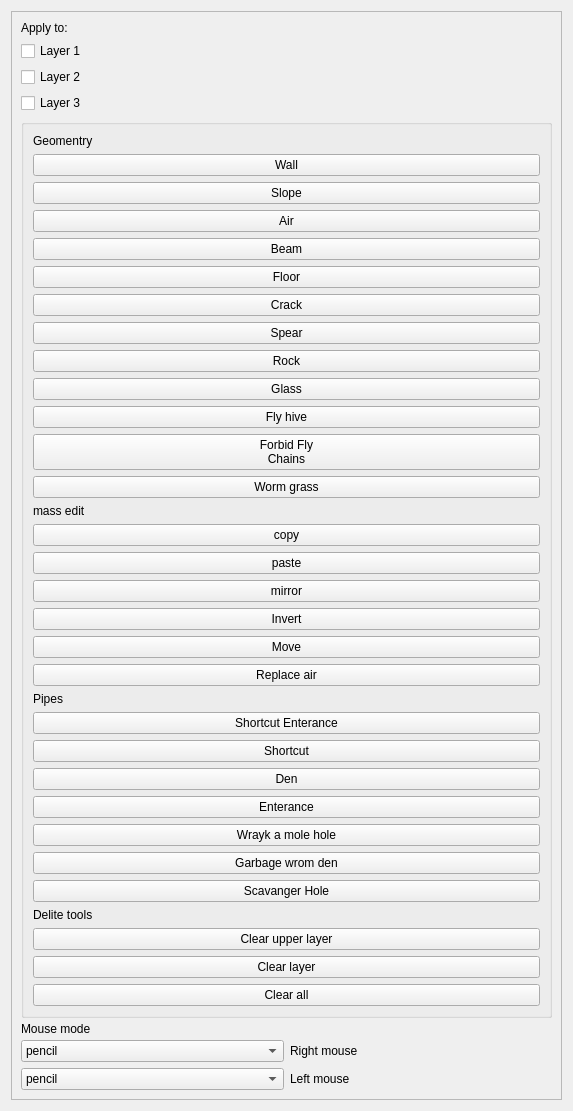
           <widget class="QWidget" name="scrollAreaWidgetContents">
            <property name="geometry">
             <rect>
              <x>0</x>
              <y>-521</y>
              <width>573</width>
              <height>994</height>
             </rect>
            </property>
            <layout class="QVBoxLayout" name="verticalLayout_7">
             <item>
              <widget class="QFrame" name="ToolGeoGlobal">
               <property name="sizePolicy">
                <sizepolicy hsizetype="Preferred" vsizetype="Preferred">
                 <horstretch>0</horstretch>
                 <verstretch>0</verstretch>
                </sizepolicy>
               </property>
               <property name="styleSheet">
                <string notr="true"/>
               </property>
               <property name="locale">
                <locale language="English" country="UnitedStates"/>
               </property>
               <property name="frameShape">
                <enum>QFrame::Shape::StyledPanel</enum>
               </property>
               <property name="frameShadow">
                <enum>QFrame::Shadow::Raised</enum>
               </property>
               <layout class="QVBoxLayout" name="verticalLayout">
                <item>
                 <widget class="QLabel" name="ToolGeoaApply_to_Label">
                  <property name="sizePolicy">
                   <sizepolicy hsizetype="Preferred" vsizetype="Fixed">
                    <horstretch>0</horstretch>
                    <verstretch>0</verstretch>
                   </sizepolicy>
                  </property>
                  <property name="locale">
                   <locale language="English" country="UnitedStates"/>
                  </property>
                  <property name="text">
                   <string>Apply to:</string>
                  </property>
                 </widget>
                </item>
                <item>
                 <widget class="QCheckBox" name="ToolGeoApplyToL1">
                  <property name="locale">
                   <locale language="English" country="UnitedStates"/>
                  </property>
                  <property name="text">
                   <string>Layer 1</string>
                  </property>
                 </widget>
                </item>
                <item>
                 <widget class="QCheckBox" name="ToolGeoApplyToL2">
                  <property name="locale">
                   <locale language="English" country="UnitedStates"/>
                  </property>
                  <property name="text">
                   <string>Layer 2</string>
                  </property>
                 </widget>
                </item>
                <item>
                 <widget class="QCheckBox" name="ToolGeoApplyToL3">
                  <property name="locale">
                   <locale language="English" country="UnitedStates"/>
                  </property>
                  <property name="text">
                   <string>Layer 3</string>
                  </property>
                 </widget>
                </item>
                <item>
                 <widget class="QGroupBox" name="ToolMassEdit">
                  <layout class="QGridLayout" name="geoItems">
                   <property name="sizeConstraint">
                    <enum>QLayout::SizeConstraint::SetDefaultConstraint</enum>
                   </property>
                   <item row="11" column="1">
                    <widget class="QPushButton" name="ToolGeoPaste">
                     <property name="sizePolicy">
                      <sizepolicy hsizetype="Preferred" vsizetype="Preferred">
                       <horstretch>0</horstretch>
                       <verstretch>0</verstretch>
                      </sizepolicy>
                     </property>
                     <property name="locale">
                      <locale language="English" country="UnitedStates"/>
                     </property>
                     <property name="text">
                      <string>paste</string>
                     </property>
                     <property name="iconSize">
                      <size>
                       <width>16</width>
                       <height>16</height>
                      </size>
                     </property>
                     <property name="checkable">
                      <bool>false</bool>
                     </property>
                    </widget>
                   </item>
                   <item row="21" column="1">
                    <widget class="QPushButton" name="ToolGeoShortcut">
                     <property name="text">
                      <string>Shortcut</string>
                     </property>
                    </widget>
                   </item>
                   <item row="24" column="1">
                    <widget class="QPushButton" name="ToolGeoWraykAMoleHole">
                     <property name="text">
                      <string>Wrayk a mole hole</string>
                     </property>
                    </widget>
                   </item>
                   <item row="18" column="1">
                    <widget class="QLabel" name="ToolGeoLabelPipes">
                     <property name="text">
                      <string>Pipes</string>
                     </property>
                    </widget>
                   </item>
                   <item row="10" column="1">
                    <widget class="QPushButton" name="ToolGeoCopy">
                     <property name="sizePolicy">
                      <sizepolicy hsizetype="Preferred" vsizetype="Preferred">
                       <horstretch>0</horstretch>
                       <verstretch>0</verstretch>
                      </sizepolicy>
                     </property>
                     <property name="minimumSize">
                      <size>
                       <width>0</width>
                       <height>0</height>
                      </size>
                     </property>
                     <property name="toolTip">
                      <string>&lt;html&gt;&lt;head/&gt;&lt;body&gt;&lt;p&gt;copy&lt;/p&gt;&lt;p&gt;&lt;br/&gt;&lt;/p&gt;&lt;/body&gt;&lt;/html&gt;</string>
                     </property>
                     <property name="locale">
                      <locale language="English" country="UnitedStates"/>
                     </property>
                     <property name="text">
                      <string extracomment="ass">copy</string>
                     </property>
                    </widget>
                   </item>
                   <item row="26" column="1">
                    <widget class="QPushButton" name="ToolGeoScavHole">
                     <property name="text">
                      <string>Scavanger Hole</string>
                     </property>
                    </widget>
                   </item>
                   <item row="14" column="1">
                    <widget class="QPushButton" name="ToolGeoMove">
                     <property name="sizePolicy">
                      <sizepolicy hsizetype="Preferred" vsizetype="Preferred">
                       <horstretch>0</horstretch>
                       <verstretch>0</verstretch>
                      </sizepolicy>
                     </property>
                     <property name="locale">
                      <locale language="English" country="UnitedStates"/>
                     </property>
                     <property name="text">
                      <string>Move</string>
                     </property>
                     <property name="autoRepeat">
                      <bool>false</bool>
                     </property>
                    </widget>
                   </item>
                   <item row="9" column="1">
                    <widget class="QLabel" name="ToolGeoLabel">
                     <property name="sizePolicy">
                      <sizepolicy hsizetype="Preferred" vsizetype="Fixed">
                       <horstretch>0</horstretch>
                       <verstretch>0</verstretch>
                      </sizepolicy>
                     </property>
                     <property name="locale">
                      <locale language="English" country="UnitedStates"/>
                     </property>
                     <property name="text">
                      <string>mass edit</string>
                     </property>
                    </widget>
                   </item>
                   <item row="12" column="1">
                    <widget class="QPushButton" name="ToolGeoMirror">
                     <property name="sizePolicy">
                      <sizepolicy hsizetype="Preferred" vsizetype="Preferred">
                       <horstretch>0</horstretch>
                       <verstretch>0</verstretch>
                      </sizepolicy>
                     </property>
                     <property name="locale">
                      <locale language="English" country="UnitedStates"/>
                     </property>
                     <property name="text">
                      <string>mirror</string>
                     </property>
                    </widget>
                   </item>
                   <item row="30" column="1">
                    <widget class="QPushButton" name="ToolGeoClearAll">
                     <property name="text">
                      <string>Clear all</string>
                     </property>
                    </widget>
                   </item>
                   <item row="25" column="1">
                    <widget class="QPushButton" name="ToolGeoGarbageWorm">
                     <property name="text">
                      <string>Garbage wrom den</string>
                     </property>
                    </widget>
                   </item>
                   <item row="23" column="1">
                    <widget class="QPushButton" name="ToolGeoEnterance">
                     <property name="text">
                      <string>Enterance</string>
                     </property>
                    </widget>
                   </item>
                   <item row="22" column="1">
                    <widget class="QPushButton" name="ToolGeoDen">
                     <property name="text">
                      <string>Den</string>
                     </property>
                    </widget>
                   </item>
                   <item row="20" column="1">
                    <widget class="QPushButton" name="ToolGeoShortcutEnterance">
                     <property name="text">
                      <string>Shortcut Enterance</string>
                     </property>
                    </widget>
                   </item>
                   <item row="17" column="1">
                    <widget class="QPushButton" name="ToolGeoReplaceAir">
                     <property name="sizePolicy">
                      <sizepolicy hsizetype="Preferred" vsizetype="Preferred">
                       <horstretch>0</horstretch>
                       <verstretch>0</verstretch>
                      </sizepolicy>
                     </property>
                     <property name="locale">
                      <locale language="English" country="UnitedStates"/>
                     </property>
                     <property name="text">
                      <string>Replace air</string>
                     </property>
                    </widget>
                   </item>
                   <item row="28" column="1">
                    <widget class="QPushButton" name="ToolGeoClearUpperLayer">
                     <property name="text">
                      <string>Clear upper layer</string>
                     </property>
                    </widget>
                   </item>
                   <item row="27" column="1">
                    <widget class="QLabel" name="ToolGeoLabelDeltieTools">
                     <property name="text">
                      <string>Delite tools</string>
                     </property>
                    </widget>
                   </item>
                   <item row="8" column="1">
                    <layout class="QVBoxLayout" name="verticalLayout_6">
                     <item>
                      <widget class="QLabel" name="label_Blocks">
                       <property name="sizePolicy">
                        <sizepolicy hsizetype="Preferred" vsizetype="Fixed">
                         <horstretch>0</horstretch>
                         <verstretch>0</verstretch>
                        </sizepolicy>
                       </property>
                       <property name="locale">
                        <locale language="English" country="UnitedStates"/>
                       </property>
                       <property name="text">
                        <string>Geomentry</string>
                       </property>
                      </widget>
                     </item>
                     <item>
                      <widget class="QPushButton" name="ToolGeoWall">
                       <property name="sizePolicy">
                        <sizepolicy hsizetype="Preferred" vsizetype="Preferred">
                         <horstretch>0</horstretch>
                         <verstretch>0</verstretch>
                        </sizepolicy>
                       </property>
                       <property name="locale">
                        <locale language="English" country="UnitedStates"/>
                       </property>
                       <property name="text">
                        <string>Wall</string>
                       </property>
                       <property name="iconSize">
                        <size>
                         <width>16</width>
                         <height>16</height>
                        </size>
                       </property>
                       <property name="checkable">
                        <bool>false</bool>
                       </property>
                      </widget>
                     </item>
                     <item>
                      <widget class="QPushButton" name="ToolGeoSlope">
                       <property name="sizePolicy">
                        <sizepolicy hsizetype="Preferred" vsizetype="Preferred">
                         <horstretch>0</horstretch>
                         <verstretch>0</verstretch>
                        </sizepolicy>
                       </property>
                       <property name="locale">
                        <locale language="English" country="UnitedStates"/>
                       </property>
                       <property name="text">
                        <string>Slope</string>
                       </property>
                      </widget>
                     </item>
                     <item>
                      <widget class="QPushButton" name="ToolGeoAir">
                       <property name="sizePolicy">
                        <sizepolicy hsizetype="Preferred" vsizetype="Preferred">
                         <horstretch>0</horstretch>
                         <verstretch>0</verstretch>
                        </sizepolicy>
                       </property>
                       <property name="locale">
                        <locale language="English" country="UnitedStates"/>
                       </property>
                       <property name="text">
                        <string>Air</string>
                       </property>
                       <property name="iconSize">
                        <size>
                         <width>32</width>
                         <height>16</height>
                        </size>
                       </property>
                      </widget>
                     </item>
                     <item>
                      <widget class="QPushButton" name="ToolGeoBeam">
                       <property name="sizePolicy">
                        <sizepolicy hsizetype="Preferred" vsizetype="Preferred">
                         <horstretch>0</horstretch>
                         <verstretch>0</verstretch>
                        </sizepolicy>
                       </property>
                       <property name="locale">
                        <locale language="English" country="UnitedStates"/>
                       </property>
                       <property name="text">
                        <string>Beam</string>
                       </property>
                      </widget>
                     </item>
                     <item>
                      <widget class="QPushButton" name="ToolGeoFloor">
                       <property name="sizePolicy">
                        <sizepolicy hsizetype="Preferred" vsizetype="Preferred">
                         <horstretch>0</horstretch>
                         <verstretch>0</verstretch>
                        </sizepolicy>
                       </property>
                       <property name="locale">
                        <locale language="English" country="UnitedStates"/>
                       </property>
                       <property name="text">
                        <string>Floor</string>
                       </property>
                       <property name="autoRepeat">
                        <bool>false</bool>
                       </property>
                      </widget>
                     </item>
                     <item>
                      <widget class="QPushButton" name="ToolGeoCrack">
                       <property name="sizePolicy">
                        <sizepolicy hsizetype="Preferred" vsizetype="Preferred">
                         <horstretch>0</horstretch>
                         <verstretch>0</verstretch>
                        </sizepolicy>
                       </property>
                       <property name="locale">
                        <locale language="English" country="UnitedStates"/>
                       </property>
                       <property name="text">
                        <string>Crack</string>
                       </property>
                      </widget>
                     </item>
                     <item>
                      <widget class="QPushButton" name="ToolGeoSpear">
                       <property name="sizePolicy">
                        <sizepolicy hsizetype="Preferred" vsizetype="Preferred">
                         <horstretch>0</horstretch>
                         <verstretch>0</verstretch>
                        </sizepolicy>
                       </property>
                       <property name="locale">
                        <locale language="English" country="UnitedStates"/>
                       </property>
                       <property name="text">
                        <string>Spear</string>
                       </property>
                      </widget>
                     </item>
                     <item>
                      <widget class="QPushButton" name="ToolGeoRock">
                       <property name="sizePolicy">
                        <sizepolicy hsizetype="Preferred" vsizetype="Preferred">
                         <horstretch>0</horstretch>
                         <verstretch>0</verstretch>
                        </sizepolicy>
                       </property>
                       <property name="locale">
                        <locale language="English" country="UnitedStates"/>
                       </property>
                       <property name="text">
                        <string>Rock</string>
                       </property>
                      </widget>
                     </item>
                     <item>
                      <widget class="QPushButton" name="ToolGeoGlass">
                       <property name="sizePolicy">
                        <sizepolicy hsizetype="Preferred" vsizetype="Preferred">
                         <horstretch>0</horstretch>
                         <verstretch>0</verstretch>
                        </sizepolicy>
                       </property>
                       <property name="locale">
                        <locale language="English" country="UnitedStates"/>
                       </property>
                       <property name="text">
                        <string>Glass</string>
                       </property>
                      </widget>
                     </item>
                     <item>
                      <widget class="QPushButton" name="ToolGeoHive">
                       <property name="sizePolicy">
                        <sizepolicy hsizetype="Preferred" vsizetype="Preferred">
                         <horstretch>0</horstretch>
                         <verstretch>0</verstretch>
                        </sizepolicy>
                       </property>
                       <property name="locale">
                        <locale language="English" country="UnitedStates"/>
                       </property>
                       <property name="text">
                        <string>Fly hive</string>
                       </property>
                      </widget>
                     </item>
                     <item>
                      <widget class="QPushButton" name="ToolGeoForbidChains">
                       <property name="sizePolicy">
                        <sizepolicy hsizetype="Preferred" vsizetype="Preferred">
                         <horstretch>0</horstretch>
                         <verstretch>0</verstretch>
                        </sizepolicy>
                       </property>
                       <property name="locale">
                        <locale language="English" country="UnitedStates"/>
                       </property>
                       <property name="text">
                        <string>Forbid Fly
Chains</string>
                       </property>
                      </widget>
                     </item>
                     <item>
                      <widget class="QPushButton" name="pushButton_8">
                       <property name="text">
                        <string>Worm grass</string>
                       </property>
                      </widget>
                     </item>
                    </layout>
                   </item>
                   <item row="13" column="1">
                    <widget class="QPushButton" name="ToolGeoInvert">
                     <property name="sizePolicy">
                      <sizepolicy hsizetype="Preferred" vsizetype="Preferred">
                       <horstretch>0</horstretch>
                       <verstretch>0</verstretch>
                      </sizepolicy>
                     </property>
                     <property name="locale">
                      <locale language="English" country="UnitedStates"/>
                     </property>
                     <property name="text">
                      <string>Invert</string>
                     </property>
                    </widget>
                   </item>
                   <item row="29" column="1">
                    <widget class="QPushButton" name="ToolGeoClearLayer">
                     <property name="text">
                      <string>Clear layer</string>
                     </property>
                    </widget>
                   </item>
                  </layout>
                 </widget>
                </item>
                <item>
                 <widget class="QLabel" name="label">
                  <property name="maximumSize">
                   <size>
                    <width>16777215</width>
                    <height>10</height>
                   </size>
                  </property>
                  <property name="text">
                   <string>Mouse mode</string>
                  </property>
                 </widget>
                </item>
                <item>
                 <layout class="QGridLayout" name="gridLayout_8">
                  <item row="2" column="0">
                   <widget class="QComboBox" name="ToolGeoM1Select">
                    <item>
                     <property name="text">
                      <string>pencil</string>
                     </property>
                    </item>
                    <item>
                     <property name="text">
                      <string>brush</string>
                     </property>
                    </item>
                    <item>
                     <property name="text">
                      <string>bucket</string>
                     </property>
                    </item>
                    <item>
                     <property name="text">
                      <string>line</string>
                     </property>
                    </item>
                    <item>
                     <property name="text">
                      <string>rectangle tool</string>
                     </property>
                    </item>
                    <item>
                     <property name="text">
                      <string>hollow rectanlge</string>
                     </property>
                    </item>
                    <item>
                     <property name="text">
                      <string>circle</string>
                     </property>
                    </item>
                    <item>
                     <property name="text">
                      <string>hollow circle</string>
                     </property>
                    </item>
                   </widget>
                  </item>
                  <item row="1" column="0">
                   <widget class="QComboBox" name="ToolGeoM2Select">
                    <item>
                     <property name="text">
                      <string>pencil</string>
                     </property>
                    </item>
                    <item>
                     <property name="text">
                      <string>brush</string>
                     </property>
                    </item>
                    <item>
                     <property name="text">
                      <string>bucket</string>
                     </property>
                    </item>
                    <item>
                     <property name="text">
                      <string>line</string>
                     </property>
                    </item>
                    <item>
                     <property name="text">
                      <string>rectangle tool</string>
                     </property>
                    </item>
                    <item>
                     <property name="text">
                      <string>hollow rectanlge</string>
                     </property>
                    </item>
                    <item>
                     <property name="text">
                      <string>circle</string>
                     </property>
                    </item>
                    <item>
                     <property name="text">
                      <string>hollow circle</string>
                     </property>
                    </item>
                   </widget>
                  </item>
                  <item row="1" column="1">
                   <widget class="QLabel" name="label_2">
                    <property name="text">
                     <string>Right mouse </string>
                    </property>
                   </widget>
                  </item>
                  <item row="2" column="1">
                   <widget class="QLabel" name="label_3">
                    <property name="text">
                     <string>Left mouse</string>
                    </property>
                   </widget>
                  </item>
                 </layout>
                </item>
               </layout>
              </widget>
             </item>
            </layout>
           </widget>
